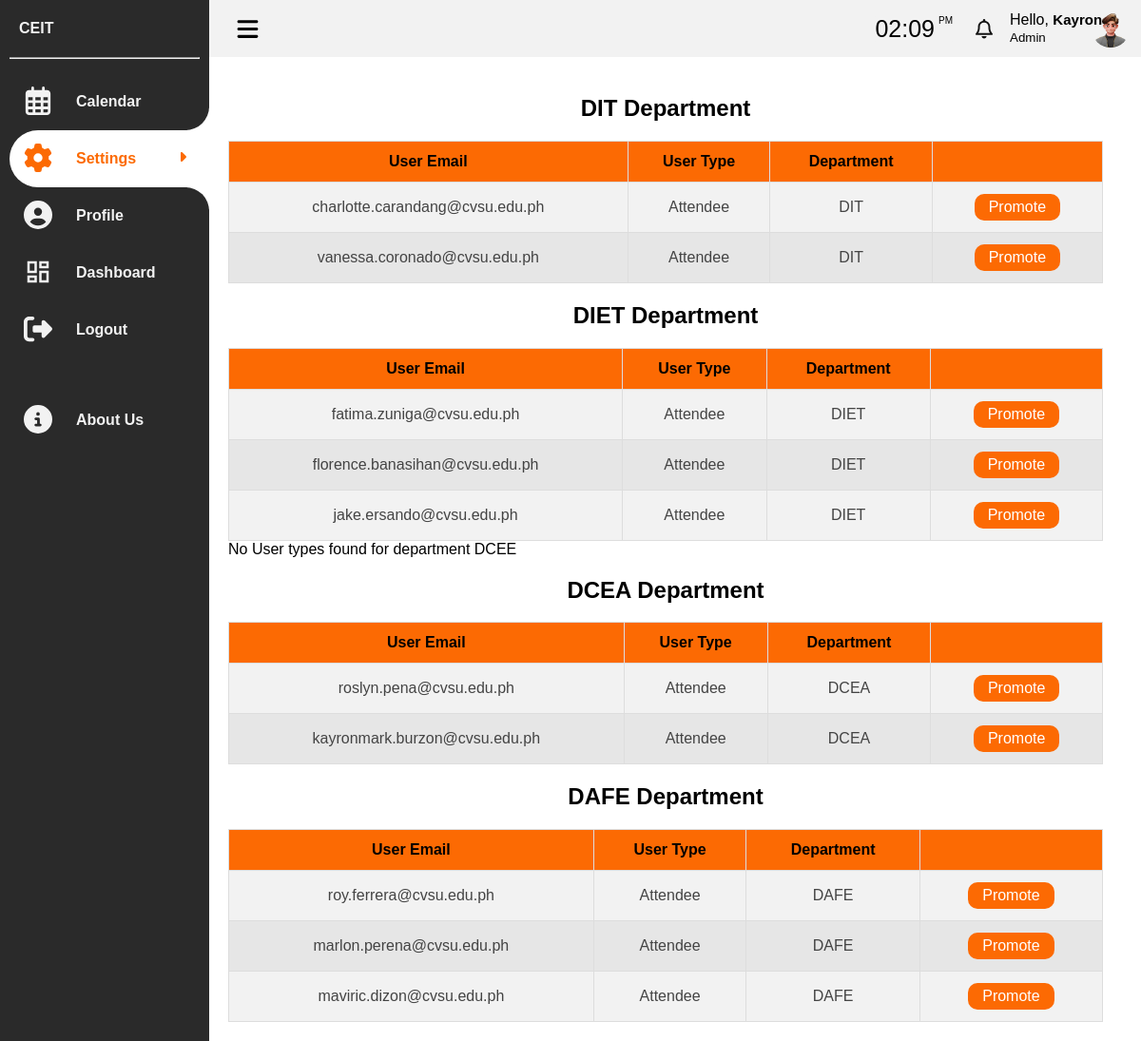
Screenshot of /CAPSTONE/PAGES/promote.php (signed in) with the database file from the repository.
### tables this page shows
CREATE TABLE `user_form` (
  `id` int(255) NOT NULL,
  `nickname` varchar(255) NOT NULL,
  `name` varchar(255) NOT NULL,
  `user_email` varchar(255) NOT NULL,
  `position` varchar(255) NOT NULL,
  `password` varchar(255) NOT NULL,
  `user_type` varchar(255) NOT NULL DEFAULT '''Attendee'', ''Implementor'', ''Admin''',
  `department` varchar(255) NOT NULL DEFAULT 'DIT',
  `image` varchar(50) NOT NULL,
  `status` tinyint(1) NOT NULL,
  `reset_token_hash` varchar(64) DEFAULT NULL,
  `reset_token_expires_at` datetime DEFAULT NULL
);

### CAPSTONE/PAGES/promote.php (the view, shortened to what this page needs)
<?php
@include 'config.php';
if (isset($_SESSION['user_email'])) {
    $user_email = $_SESSION['user_email'];
} else {
    header("Location: index.php");
    exit();
}
?>
<!DOCTYPE html>
<html lang="en">
<head>
    <link rel="stylesheet" href="css/font_1.css">
    <link rel="stylesheet" href="css/practice.css">
    <link rel="stylesheet" href="css/style.css">
	<link rel="stylesheet" href="css/profile.css">
	<link rel="stylesheet" href="css/notif.css">
	<link rel="stylesheet" href="css/button.css">
    <link rel="stylesheet" href="css/admin_panel.css">
    <link rel="stylesheet" href="css/clock.css">
</head>
<body>
    <div class="web">
        <div class="navigation">
            <ul>
                <li>
                    <a href="">
                        <span class="title">CEIT</span>
                    </a>
                    <hr class="hr">
                </li>
                <li>
                    <a href="calendar_admin.php">
                        <span class="icon">
                        </span>
                        <span class="title">Calendar</span>
                    </a>
                </li>
                <li>
                    <a class="sub-btn" id="active">
                        <span class="icon" id="settings">
                        </span>
                        <span class="title" style="color: #FC6A03;">Settings</span>
                        <svg class="dropdown" xmlns="http://www.w3.org/2000/svg" height="16" width="16" viewBox="0 0 256 512"><path d="M246.6 278.6c12.5-12.5 12.5-32.8 0-45.3l-128-128c-9.2-9.2-22.9-11.9-34.9-6.9s-19.8 16.6-19.8 29.6l0 256c0 12.9 7.8 24.6 19.8 29.6s25.7 2.2 34.9-6.9l128-128z" style="fill: #FC6A03;"/></svg>
                    </a>
                </li>
                <li>
                    <a href="profile_admin.php">
                        <span class="icon">
                        </span>
                        <span class="title">Profile</span>
                    </a>
                </li>
                <li>
                    <a href="homepage_admin.php">
                        <span class="icon">
                        </span>
                        <span class="title">Dashboard</span>
                    </a>
                </li>
                <li>
                    <a href="logout.php">
                        <span class="icon">
                        </span>
                        <span class="title">Logout</span>
                    </a>
                </li>
                <li>
                    <a href="about_admin.php" class="bottom">
                        <span class="icon">
                        </span>
                        <span class="title">About Us</span>
                    </a>
                </li>
            </ul>
        </div>
        <div class="main">
            <div class="topbar">
                <div class="toggle">
                </div>
                <div class="card_8">
                        <div class="clocks_container">
                            <div class="clocks__content grid">
                                <div class="clocks__text">
                                    <div class="clocks__text-hour" id="text-hour"></div>
                                    <div class="clocks__text-minutes" id="text-minutes"></div>
                                    <div class="clocks__text-ampm" id="text-ampm"></div>
                                </div>
                            </div>
                        </div>
                    </div>
                    <div class="notify">
                    <button class="button" onclick="toggleActivities()">
                        <?php
                        $query = "SELECT COUNT(*) AS schedule_count FROM table_sched WHERE user_email = '$user_email'";
                        $result = mysqli_query($conn, $query);
                        ?>
                    </button>
                </div>
                <?php
                    $userEmail = $_SESSION['user_email'];
                    $servername = "localhost";
                    $username = "root";
                    $password = "";
                    $dbname = "scheduler";
                    $conn = new mysqli($servername, $username, $password, $dbname);
                    $sql = "SELECT nickname, user_type, image FROM user_form WHERE user_email = ?";
                    $stmt = $conn->prepare($sql);
                    $stmt->bind_param("s", $userEmail);
                    $stmt->execute();
                    $stmt->store_result();
                    if ($stmt->num_rows > 0) {
                        $stmt->bind_result($nickname, $userType, $image);
                        echo '<div class="info">
                                <p>Hello, <b>'.$nickname.'</b></p>
                                <small class="text-muted">'.$userType.'</small>
                            </div>';
                        if (!empty($image)) {
                            echo '<div class="user">
                                    <img src="img/'.$image.'" alt="">
                                </div>';
                        } else {
                            echo '<div class="user">
                                    <img src="img/img.png" alt="">
                                </div>';
                        }
                    } else {
                        echo "User details not found";
                    }
                ?>
            </div>
            <div class="cardBox_3">
                <div class="box">
                <?php
                    $servername = "localhost";
                    $username = "root";
                    $password = "";
                    $dbname = "scheduler";
                    $conn = new mysqli($servername, $username, $password, $dbname);
                    $specialDepartments = ['DIT', 'DIET', 'DCEE', 'DCEA', 'DAFE'];
                    foreach ($specialDepartments as $department) {
                        $sql = "SELECT user_email, user_type, department FROM user_form WHERE user_type = 'Attendee' AND department = '$department'";
                        $result = $conn->query($sql);
                        if ($result->num_rows > 0) {
                            echo "<h2>$department Department</h2>";
                            echo "<table id='customers'>";
                            echo "<tr><th>User Email</th><th>User Type</th><th>Department</th><th></th></tr>";
                            while ($row = $result->fetch_assoc()) {
                                echo "<tr>";
                                echo "<td>" . $row["user_email"] . "</td>";
                                echo "<td>" . $row["user_type"] . "</td>";
                                echo "<td>" . $row["department"] . "</td>";
                                echo "<td><form method='post' action='promote_user.php'>";
                                echo "<input type='submit' value='Promote' style='background-color: #FC6A03;
                                border: none;
                                color: white;
                                padding: 5px 15px;
                                text-align: center;
                                text-decoration: none;
                                display: inline-block;
                                font-size: 16px;
                                margin: 4px 2px;
                                cursor: pointer;
                                border-radius: 10px;'></form></td>";
                                echo "</tr>";
                            }
                            echo "</table>";
                        } else {
                            echo "No User types found for department $department";
                        }
                    }
                ?>
                </div>
            </div>
        </div>
    </div>
</body>
</html>

### CAPSTONE/PAGES/css/practice.css (style rules this page uses)
* { font-family: 'Poppins', sans-serif; margin: 0; padding: 0; box-sizing: border-box; }
:root { --blue: #2a2185; --white: #fff; --gray: #f5f5f5; --black1: #222; --black2: #999; }
body { min-height: 100vh; overflow-x: hidden; }
.web { position: relative; width: 100%; }
.navigation { position: fixed; width: 220px; height: 100%; background: #2a2a2a; border-left: 10px solid #2a2a2a; transition: 0.5s; overflow: hidden; }
.navigation ul { position: absolute; top: 0; left: 0; width: 100%; }
.navigation ul li { position: relative; width: 100%; list-style: none; border-top-left-radius: 30px; border-bottom-left-radius: 30px; }
.navigation ul li:nth-child(1) { margin-bottom: 15px; pointer-events: none; }
.navigation ul li a { position: relative; display: block; width: 100%; display: flex; text-decoration: none; color: #899DC1;; }
.navigation ul li a .icon { position: relative; display: block; min-width: 60px; height: 60px; line-height: 78px; text-align: center; }
.navigation ul li a .title { position: relative; display: block; padding: 0 10px; height: 60px; line-height: 60px; text-align: start; white-space: nowrap; font-weight: 600; font-size: medium; color: #899DC1; }
a#active { background: white; border-radius: 30px 0px 0px 30px; }
a#active::before { content: ""; position: absolute; right: 0; top: -50px; width: 50px; height: 50px; background-color: transparent; border-radius: 50%; box-shadow: 35px 35px 0 10px var(--white); pointer-events: none; }
a#active::after { content: ""; position: absolute; right: 0; bottom: -50px; width: 50px; height: 50px; background-color: transparent; border-radius: 50%; box-shadow: 35px -35px 0 10px var(--white); pointer-events: none; }
.main { position: absolute; width: calc(105% - 300px); left: 220px; min-height: 100vh; background: var(--white); transition: 0.5s; }
.topbar { width: 100%; height: 60px; display: flex; justify-content: space-between; align-items: center; padding: 0 10px; background: #f2f2f2; position: fixed; z-index: 10000; }
.toggle { position: relative; width: 60px; height: 60px; display: flex; justify-content: center; align-items: center; font-size: 2.5rem; cursor: pointer; }
.user { position: fixed; width: 40px; height: 40px; border-radius: 50%; overflow: hidden; cursor: pointer; }
.user img { position: absolute; top: 0; left: 0; width: 100%; height: 100%; object-fit: cover; }
.cardBox_3 { position: relative; width: 100%; padding: 20px; display: grid; grid-template-columns: repeat(1, 1fr); grid-gap: 30px; margin-top: 60px; }
.dropdown { position: absolute; right: 0; margin: 20px; transition: 0.3s ease; }
#settings { transition: 1s ease; }
.navigation ul li a .icon svg, .navigation ul li a .title { color: #f2f2f2; }
.bottom { margin-top: 35px; }
.hr { width: 100%; margin-left: -10px; }
.card_8 { position: fixed; background: #f2f2f2; border-radius: 3px; right: 16.5%; }

### CAPSTONE/PAGES/css/style.css (style rules this page uses)
:root { --main-color: #22BAA0; --color-dark: #34425A; --text-grey: #B0B0B0; }
.user { display: flex; align-items: center; position: fixed; right: 1%; }
input, button, select { outline: none; }
table { border-collapse: collapse; }
table tbody td { padding: 1rem 0rem; color: #444; text-align: center; }
table tbody tr { border-bottom: 1px solid #dee2e8; }
b { font-size: 15px; }
.info { position: fixed; left: 88.5%; }

### CAPSTONE/PAGES/css/profile.css (style rules this page uses)
.notify { position: fixed; top: 20px; left: 84%; }

### CAPSTONE/PAGES/css/notif.css (style rules this page uses)
.button { width: 50px; height: 50px; margin-top: 15px; margin-left: 20px; position: relative; display: flex; align-items: center; justify-content: center; background-color: rgb(0, 0, 0); border-radius: 50%; cursor: pointer; transition-duration: .3s; border: none; }
.bell { width: 18px; }

### CAPSTONE/PAGES/css/button.css (style rules this page uses)
.button { position: relative; display: flex; justify-content: center; padding: 8px; gap: 4px; height: 35px; width: 35px; border: none; background: transparent; border-radius:20px; cursor: pointer; margin-top: -7px; margin-left: 9px; }

### rows the page displays
user_form: nickname "Kayron", user_type "Admin", image (picture)
user_form: user_email "charlotte.carandang@cvsu.edu.ph", user_type "Attendee", department "DIT"
user_form: user_email "vanessa.coronado@cvsu.edu.ph", user_type "Attendee", department "DIT"
user_form: user_email "fatima.zuniga@cvsu.edu.ph", user_type "Attendee", department "DIET"
user_form: user_email "florence.banasihan@cvsu.edu.ph", user_type "Attendee", department "DIET"
user_form: user_email "jake.ersando@cvsu.edu.ph", user_type "Attendee", department "DIET"
user_form: user_email "roslyn.pena@cvsu.edu.ph", user_type "Attendee", department "DCEA"
user_form: user_email "kayronmark.burzon@cvsu.edu.ph", user_type "Attendee", department "DCEA"
user_form: user_email "roy.ferrera@cvsu.edu.ph", user_type "Attendee", department "DAFE"
user_form: user_email "marlon.perena@cvsu.edu.ph", user_type "Attendee", department "DAFE"
user_form: user_email "maviric.dizon@cvsu.edu.ph", user_type "Attendee", department "DAFE"

### other values shown
$department "DIT"
$department "DIET"
$department "DCEE"
$department "DCEA"
$department "DAFE"
